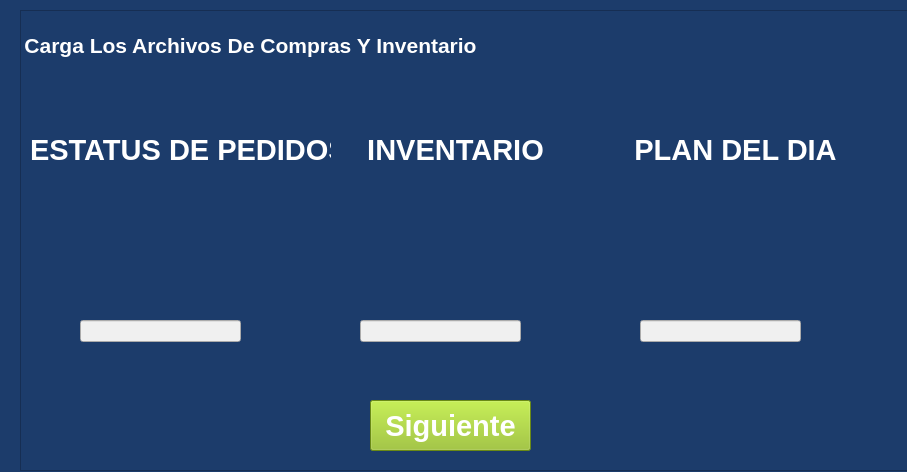
<?xml version="1.0" encoding="UTF-8"?>
<ui version="4.0">
 <class>CargarArchivo</class>
 <widget class="QWidget" name="CargarArchivo">
  <property name="geometry">
   <rect>
    <x>0</x>
    <y>0</y>
    <width>907</width>
    <height>472</height>
   </rect>
  </property>
  <property name="palette">
   <palette>
    <active>
     <colorrole role="WindowText">
      <brush brushstyle="SolidPattern">
       <color alpha="255">
        <red>0</red>
        <green>85</green>
        <blue>127</blue>
       </color>
      </brush>
     </colorrole>
     <colorrole role="Window">
      <brush brushstyle="SolidPattern">
       <color alpha="255">
        <red>28</red>
        <green>60</green>
        <blue>107</blue>
       </color>
      </brush>
     </colorrole>
    </active>
    <inactive>
     <colorrole role="WindowText">
      <brush brushstyle="SolidPattern">
       <color alpha="255">
        <red>0</red>
        <green>85</green>
        <blue>127</blue>
       </color>
      </brush>
     </colorrole>
     <colorrole role="Window">
      <brush brushstyle="SolidPattern">
       <color alpha="255">
        <red>28</red>
        <green>60</green>
        <blue>107</blue>
       </color>
      </brush>
     </colorrole>
    </inactive>
    <disabled>
     <colorrole role="Base">
      <brush brushstyle="SolidPattern">
       <color alpha="255">
        <red>28</red>
        <green>60</green>
        <blue>107</blue>
       </color>
      </brush>
     </colorrole>
     <colorrole role="Window">
      <brush brushstyle="SolidPattern">
       <color alpha="255">
        <red>28</red>
        <green>60</green>
        <blue>107</blue>
       </color>
      </brush>
     </colorrole>
    </disabled>
   </palette>
  </property>
  <property name="windowTitle">
   <string>Cargar Archivos</string>
  </property>
  <property name="styleSheet">
   <string notr="true"/>
  </property>
  <widget class="QFrame" name="frame">
   <property name="geometry">
    <rect>
     <x>20</x>
     <y>10</y>
     <width>921</width>
     <height>461</height>
    </rect>
   </property>
   <property name="palette">
    <palette>
     <active>
      <colorrole role="WindowText">
       <brush brushstyle="SolidPattern">
        <color alpha="255">
         <red>255</red>
         <green>255</green>
         <blue>255</blue>
        </color>
       </brush>
      </colorrole>
      <colorrole role="Button">
       <brush brushstyle="SolidPattern">
        <color alpha="255">
         <red>0</red>
         <green>85</green>
         <blue>127</blue>
        </color>
       </brush>
      </colorrole>
      <colorrole role="Light">
       <brush brushstyle="SolidPattern">
        <color alpha="255">
         <red>0</red>
         <green>128</green>
         <blue>190</blue>
        </color>
       </brush>
      </colorrole>
      <colorrole role="Midlight">
       <brush brushstyle="SolidPattern">
        <color alpha="255">
         <red>0</red>
         <green>106</green>
         <blue>158</blue>
        </color>
       </brush>
      </colorrole>
      <colorrole role="Dark">
       <brush brushstyle="SolidPattern">
        <color alpha="255">
         <red>0</red>
         <green>43</green>
         <blue>63</blue>
        </color>
       </brush>
      </colorrole>
      <colorrole role="Mid">
       <brush brushstyle="SolidPattern">
        <color alpha="255">
         <red>0</red>
         <green>57</green>
         <blue>85</blue>
        </color>
       </brush>
      </colorrole>
      <colorrole role="Text">
       <brush brushstyle="SolidPattern">
        <color alpha="255">
         <red>255</red>
         <green>255</green>
         <blue>255</blue>
        </color>
       </brush>
      </colorrole>
      <colorrole role="BrightText">
       <brush brushstyle="SolidPattern">
        <color alpha="255">
         <red>255</red>
         <green>255</green>
         <blue>255</blue>
        </color>
       </brush>
      </colorrole>
      <colorrole role="ButtonText">
       <brush brushstyle="SolidPattern">
        <color alpha="255">
         <red>255</red>
         <green>255</green>
         <blue>255</blue>
        </color>
       </brush>
      </colorrole>
      <colorrole role="Base">
       <brush brushstyle="SolidPattern">
        <color alpha="255">
         <red>28</red>
         <green>60</green>
         <blue>107</blue>
        </color>
       </brush>
      </colorrole>
      <colorrole role="Window">
       <brush brushstyle="SolidPattern">
        <color alpha="255">
         <red>28</red>
         <green>60</green>
         <blue>107</blue>
        </color>
       </brush>
      </colorrole>
      <colorrole role="Shadow">
       <brush brushstyle="SolidPattern">
        <color alpha="255">
         <red>0</red>
         <green>85</green>
         <blue>0</blue>
        </color>
       </brush>
      </colorrole>
      <colorrole role="AlternateBase">
       <brush brushstyle="SolidPattern">
        <color alpha="255">
         <red>0</red>
         <green>42</green>
         <blue>63</blue>
        </color>
       </brush>
      </colorrole>
      <colorrole role="ToolTipBase">
       <brush brushstyle="SolidPattern">
        <color alpha="255">
         <red>255</red>
         <green>255</green>
         <blue>220</blue>
        </color>
       </brush>
      </colorrole>
      <colorrole role="ToolTipText">
       <brush brushstyle="SolidPattern">
        <color alpha="255">
         <red>0</red>
         <green>85</green>
         <blue>0</blue>
        </color>
       </brush>
      </colorrole>
      <colorrole role="PlaceholderText">
       <brush brushstyle="SolidPattern">
        <color alpha="127">
         <red>255</red>
         <green>255</green>
         <blue>255</blue>
        </color>
       </brush>
      </colorrole>
      <colorrole role="Accent">
       <brush brushstyle="SolidPattern">
        <color alpha="255">
         <red>0</red>
         <green>85</green>
         <blue>0</blue>
        </color>
       </brush>
      </colorrole>
     </active>
     <inactive>
      <colorrole role="WindowText">
       <brush brushstyle="SolidPattern">
        <color alpha="255">
         <red>255</red>
         <green>255</green>
         <blue>255</blue>
        </color>
       </brush>
      </colorrole>
      <colorrole role="Button">
       <brush brushstyle="SolidPattern">
        <color alpha="255">
         <red>0</red>
         <green>85</green>
         <blue>127</blue>
        </color>
       </brush>
      </colorrole>
      <colorrole role="Light">
       <brush brushstyle="SolidPattern">
        <color alpha="255">
         <red>0</red>
         <green>128</green>
         <blue>190</blue>
        </color>
       </brush>
      </colorrole>
      <colorrole role="Midlight">
       <brush brushstyle="SolidPattern">
        <color alpha="255">
         <red>0</red>
         <green>106</green>
         <blue>158</blue>
        </color>
       </brush>
      </colorrole>
      <colorrole role="Dark">
       <brush brushstyle="SolidPattern">
        <color alpha="255">
         <red>0</red>
         <green>43</green>
         <blue>63</blue>
        </color>
       </brush>
      </colorrole>
      <colorrole role="Mid">
       <brush brushstyle="SolidPattern">
        <color alpha="255">
         <red>0</red>
         <green>57</green>
         <blue>85</blue>
        </color>
       </brush>
      </colorrole>
      <colorrole role="Text">
       <brush brushstyle="SolidPattern">
        <color alpha="255">
         <red>255</red>
         <green>255</green>
         <blue>255</blue>
        </color>
       </brush>
      </colorrole>
      <colorrole role="BrightText">
       <brush brushstyle="SolidPattern">
        <color alpha="255">
         <red>255</red>
         <green>255</green>
         <blue>255</blue>
        </color>
       </brush>
      </colorrole>
      <colorrole role="ButtonText">
       <brush brushstyle="SolidPattern">
        <color alpha="255">
         <red>255</red>
         <green>255</green>
         <blue>255</blue>
        </color>
       </brush>
      </colorrole>
      <colorrole role="Base">
       <brush brushstyle="SolidPattern">
        <color alpha="255">
         <red>28</red>
         <green>60</green>
         <blue>107</blue>
        </color>
       </brush>
      </colorrole>
      <colorrole role="Window">
       <brush brushstyle="SolidPattern">
        <color alpha="255">
         <red>28</red>
         <green>60</green>
         <blue>107</blue>
        </color>
       </brush>
      </colorrole>
      <colorrole role="Shadow">
       <brush brushstyle="SolidPattern">
        <color alpha="255">
         <red>0</red>
         <green>85</green>
         <blue>0</blue>
        </color>
       </brush>
      </colorrole>
      <colorrole role="HighlightedText">
       <brush brushstyle="SolidPattern">
        <color alpha="255">
         <red>85</red>
         <green>170</green>
         <blue>0</blue>
        </color>
       </brush>
      </colorrole>
      <colorrole role="AlternateBase">
       <brush brushstyle="SolidPattern">
        <color alpha="255">
         <red>0</red>
         <green>42</green>
         <blue>63</blue>
        </color>
       </brush>
      </colorrole>
      <colorrole role="ToolTipBase">
       <brush brushstyle="SolidPattern">
        <color alpha="255">
         <red>255</red>
         <green>255</green>
         <blue>220</blue>
        </color>
       </brush>
      </colorrole>
      <colorrole role="ToolTipText">
       <brush brushstyle="SolidPattern">
        <color alpha="255">
         <red>0</red>
         <green>85</green>
         <blue>0</blue>
        </color>
       </brush>
      </colorrole>
      <colorrole role="PlaceholderText">
       <brush brushstyle="SolidPattern">
        <color alpha="127">
         <red>255</red>
         <green>255</green>
         <blue>255</blue>
        </color>
       </brush>
      </colorrole>
      <colorrole role="Accent">
       <brush brushstyle="SolidPattern">
        <color alpha="255">
         <red>0</red>
         <green>85</green>
         <blue>0</blue>
        </color>
       </brush>
      </colorrole>
     </inactive>
     <disabled>
      <colorrole role="WindowText">
       <brush brushstyle="SolidPattern">
        <color alpha="255">
         <red>0</red>
         <green>43</green>
         <blue>63</blue>
        </color>
       </brush>
      </colorrole>
      <colorrole role="Button">
       <brush brushstyle="SolidPattern">
        <color alpha="255">
         <red>0</red>
         <green>85</green>
         <blue>127</blue>
        </color>
       </brush>
      </colorrole>
      <colorrole role="Light">
       <brush brushstyle="SolidPattern">
        <color alpha="255">
         <red>0</red>
         <green>128</green>
         <blue>190</blue>
        </color>
       </brush>
      </colorrole>
      <colorrole role="Midlight">
       <brush brushstyle="SolidPattern">
        <color alpha="255">
         <red>0</red>
         <green>106</green>
         <blue>158</blue>
        </color>
       </brush>
      </colorrole>
      <colorrole role="Dark">
       <brush brushstyle="SolidPattern">
        <color alpha="255">
         <red>0</red>
         <green>43</green>
         <blue>63</blue>
        </color>
       </brush>
      </colorrole>
      <colorrole role="Mid">
       <brush brushstyle="SolidPattern">
        <color alpha="255">
         <red>0</red>
         <green>57</green>
         <blue>85</blue>
        </color>
       </brush>
      </colorrole>
      <colorrole role="Text">
       <brush brushstyle="SolidPattern">
        <color alpha="255">
         <red>0</red>
         <green>43</green>
         <blue>63</blue>
        </color>
       </brush>
      </colorrole>
      <colorrole role="BrightText">
       <brush brushstyle="SolidPattern">
        <color alpha="255">
         <red>255</red>
         <green>255</green>
         <blue>255</blue>
        </color>
       </brush>
      </colorrole>
      <colorrole role="ButtonText">
       <brush brushstyle="SolidPattern">
        <color alpha="255">
         <red>0</red>
         <green>43</green>
         <blue>63</blue>
        </color>
       </brush>
      </colorrole>
      <colorrole role="Base">
       <brush brushstyle="SolidPattern">
        <color alpha="255">
         <red>28</red>
         <green>60</green>
         <blue>107</blue>
        </color>
       </brush>
      </colorrole>
      <colorrole role="Window">
       <brush brushstyle="SolidPattern">
        <color alpha="255">
         <red>28</red>
         <green>60</green>
         <blue>107</blue>
        </color>
       </brush>
      </colorrole>
      <colorrole role="Shadow">
       <brush brushstyle="SolidPattern">
        <color alpha="255">
         <red>0</red>
         <green>85</green>
         <blue>0</blue>
        </color>
       </brush>
      </colorrole>
      <colorrole role="AlternateBase">
       <brush brushstyle="SolidPattern">
        <color alpha="255">
         <red>0</red>
         <green>85</green>
         <blue>127</blue>
        </color>
       </brush>
      </colorrole>
      <colorrole role="ToolTipBase">
       <brush brushstyle="SolidPattern">
        <color alpha="255">
         <red>255</red>
         <green>255</green>
         <blue>220</blue>
        </color>
       </brush>
      </colorrole>
      <colorrole role="ToolTipText">
       <brush brushstyle="SolidPattern">
        <color alpha="255">
         <red>0</red>
         <green>85</green>
         <blue>0</blue>
        </color>
       </brush>
      </colorrole>
      <colorrole role="PlaceholderText">
       <brush brushstyle="SolidPattern">
        <color alpha="127">
         <red>0</red>
         <green>43</green>
         <blue>63</blue>
        </color>
       </brush>
      </colorrole>
      <colorrole role="Accent">
       <brush brushstyle="SolidPattern">
        <color alpha="255">
         <red>0</red>
         <green>85</green>
         <blue>0</blue>
        </color>
       </brush>
      </colorrole>
     </disabled>
    </palette>
   </property>
   <property name="frameShape">
    <enum>QFrame::Shape::StyledPanel</enum>
   </property>
   <property name="frameShadow">
    <enum>QFrame::Shadow::Raised</enum>
   </property>
   <widget class="QLabel" name="label">
    <property name="geometry">
     <rect>
      <x>0</x>
      <y>20</y>
      <width>461</width>
      <height>31</height>
     </rect>
    </property>
    <property name="text">
     <string>&lt;html&gt;&lt;head/&gt;&lt;body&gt;&lt;p align=&quot;center&quot;&gt;&lt;span style=&quot; font-size:16pt; font-weight:700;&quot;&gt;Carga Los Archivos De Compras Y Inventario&lt;/span&gt;&lt;/p&gt;&lt;/body&gt;&lt;/html&gt;</string>
    </property>
   </widget>
   <widget class="QPushButton" name="BotonStatus">
    <property name="geometry">
     <rect>
      <x>230</x>
      <y>300</y>
      <width>41</width>
      <height>41</height>
     </rect>
    </property>
    <property name="styleSheet">
     <string notr="true">
QPushButton:hover
{
	border-style: solid;
   	background-color:#bbdefb;

}

QPushButton:pressed
{
	 	background-color:#0069c0;
}</string>
    </property>
    <property name="text">
     <string/>
    </property>
    <property name="icon">
     <iconset>
      <normaloff>../assets/SubidaDeArchivosIcon.png</normaloff>../assets/SubidaDeArchivosIcon.png</iconset>
    </property>
    <property name="iconSize">
     <size>
      <width>35</width>
      <height>35</height>
     </size>
    </property>
    <property name="flat">
     <bool>true</bool>
    </property>
   </widget>
   <widget class="QLabel" name="label_2">
    <property name="geometry">
     <rect>
      <x>10</x>
      <y>120</y>
      <width>301</width>
      <height>41</height>
     </rect>
    </property>
    <property name="text">
     <string>&lt;html&gt;&lt;head/&gt;&lt;body&gt;&lt;p align=&quot;center&quot;&gt;&lt;span style=&quot; font-size:22pt; font-weight:700;&quot;&gt;ESTATUS DE PEDIDOS&lt;/span&gt;&lt;/p&gt;&lt;/body&gt;&lt;/html&gt;</string>
    </property>
   </widget>
   <widget class="QLineEdit" name="StatusLine">
    <property name="geometry">
     <rect>
      <x>60</x>
      <y>310</y>
      <width>161</width>
      <height>22</height>
     </rect>
    </property>
    <property name="styleSheet">
     <string notr="true">QLineEdit {
        background-color: #f0f0f0;  /* Color de fondo */
        color: #333333;              /* Color del texto */

    }
    
    QLineEdit:focus {
        border: 1px solid #0069c0;   /* Borde cuando está enfocado */
        background-color: #ffffff;   /* Color de fondo cuando está enfocado */
    }</string>
    </property>
   </widget>
   <widget class="QLabel" name="label_3">
    <property name="geometry">
     <rect>
      <x>90</x>
      <y>170</y>
      <width>111</width>
      <height>121</height>
     </rect>
    </property>
    <property name="text">
     <string/>
    </property>
    <property name="pixmap">
     <pixmap>../assets/ArchivoExcelSubida.png</pixmap>
    </property>
    <property name="scaledContents">
     <bool>true</bool>
    </property>
   </widget>
   <widget class="QLabel" name="label_4">
    <property name="geometry">
     <rect>
      <x>320</x>
      <y>115</y>
      <width>231</width>
      <height>51</height>
     </rect>
    </property>
    <property name="text">
     <string>&lt;html&gt;&lt;head/&gt;&lt;body&gt;&lt;p align=&quot;center&quot;&gt;&lt;span style=&quot; font-size:22pt; font-weight:700;&quot;&gt;INVENTARIO&lt;/span&gt;&lt;/p&gt;&lt;/body&gt;&lt;/html&gt;</string>
    </property>
   </widget>
   <widget class="QLabel" name="label_5">
    <property name="geometry">
     <rect>
      <x>370</x>
      <y>170</y>
      <width>111</width>
      <height>121</height>
     </rect>
    </property>
    <property name="text">
     <string/>
    </property>
    <property name="pixmap">
     <pixmap>../assets/ArchivoExcelSubida.png</pixmap>
    </property>
    <property name="scaledContents">
     <bool>true</bool>
    </property>
   </widget>
   <widget class="QPushButton" name="BotonInventario">
    <property name="geometry">
     <rect>
      <x>510</x>
      <y>300</y>
      <width>41</width>
      <height>41</height>
     </rect>
    </property>
    <property name="styleSheet">
     <string notr="true">
QPushButton:hover
{
	border-style: solid;
   	background-color:#bbdefb;

}

QPushButton:pressed
{
	 	background-color:#0069c0;
}</string>
    </property>
    <property name="text">
     <string/>
    </property>
    <property name="icon">
     <iconset>
      <normaloff>../assets/SubidaDeArchivosIcon.png</normaloff>../assets/SubidaDeArchivosIcon.png</iconset>
    </property>
    <property name="iconSize">
     <size>
      <width>35</width>
      <height>35</height>
     </size>
    </property>
    <property name="flat">
     <bool>true</bool>
    </property>
   </widget>
   <widget class="QLineEdit" name="InventarioLine">
    <property name="geometry">
     <rect>
      <x>340</x>
      <y>310</y>
      <width>161</width>
      <height>22</height>
     </rect>
    </property>
    <property name="styleSheet">
     <string notr="true">QLineEdit {
        background-color: #f0f0f0;  /* Color de fondo */
        color: #333333;              /* Color del texto */

    }
    
    QLineEdit:focus {
        border: 1px solid #0069c0;   /* Borde cuando está enfocado */
        background-color: #ffffff;   /* Color de fondo cuando está enfocado */
    }</string>
    </property>
   </widget>
   <widget class="QPushButton" name="BotonAceptar">
    <property name="geometry">
     <rect>
      <x>350</x>
      <y>390</y>
      <width>161</width>
      <height>51</height>
     </rect>
    </property>
    <property name="palette">
     <palette>
      <active>
       <colorrole role="WindowText">
        <brush brushstyle="SolidPattern">
         <color alpha="255">
          <red>255</red>
          <green>255</green>
          <blue>255</blue>
         </color>
        </brush>
       </colorrole>
       <colorrole role="Button">
        <brush brushstyle="SolidPattern">
         <color alpha="255">
          <red>148</red>
          <green>193</green>
          <blue>30</blue>
         </color>
        </brush>
       </colorrole>
       <colorrole role="Text">
        <brush brushstyle="SolidPattern">
         <color alpha="255">
          <red>255</red>
          <green>255</green>
          <blue>255</blue>
         </color>
        </brush>
       </colorrole>
       <colorrole role="ButtonText">
        <brush brushstyle="SolidPattern">
         <color alpha="255">
          <red>85</red>
          <green>170</green>
          <blue>0</blue>
         </color>
        </brush>
       </colorrole>
       <colorrole role="Base">
        <brush brushstyle="SolidPattern">
         <color alpha="255">
          <red>148</red>
          <green>193</green>
          <blue>30</blue>
         </color>
        </brush>
       </colorrole>
       <colorrole role="Window">
        <brush brushstyle="SolidPattern">
         <color alpha="255">
          <red>148</red>
          <green>193</green>
          <blue>30</blue>
         </color>
        </brush>
       </colorrole>
       <colorrole role="PlaceholderText">
        <brush brushstyle="SolidPattern">
         <color alpha="128">
          <red>255</red>
          <green>255</green>
          <blue>255</blue>
         </color>
        </brush>
       </colorrole>
      </active>
      <inactive>
       <colorrole role="WindowText">
        <brush brushstyle="SolidPattern">
         <color alpha="255">
          <red>255</red>
          <green>255</green>
          <blue>255</blue>
         </color>
        </brush>
       </colorrole>
       <colorrole role="Button">
        <brush brushstyle="SolidPattern">
         <color alpha="255">
          <red>148</red>
          <green>193</green>
          <blue>30</blue>
         </color>
        </brush>
       </colorrole>
       <colorrole role="Text">
        <brush brushstyle="SolidPattern">
         <color alpha="255">
          <red>255</red>
          <green>255</green>
          <blue>255</blue>
         </color>
        </brush>
       </colorrole>
       <colorrole role="ButtonText">
        <brush brushstyle="SolidPattern">
         <color alpha="255">
          <red>85</red>
          <green>170</green>
          <blue>0</blue>
         </color>
        </brush>
       </colorrole>
       <colorrole role="Base">
        <brush brushstyle="SolidPattern">
         <color alpha="255">
          <red>148</red>
          <green>193</green>
          <blue>30</blue>
         </color>
        </brush>
       </colorrole>
       <colorrole role="Window">
        <brush brushstyle="SolidPattern">
         <color alpha="255">
          <red>148</red>
          <green>193</green>
          <blue>30</blue>
         </color>
        </brush>
       </colorrole>
       <colorrole role="PlaceholderText">
        <brush brushstyle="SolidPattern">
         <color alpha="128">
          <red>255</red>
          <green>255</green>
          <blue>255</blue>
         </color>
        </brush>
       </colorrole>
      </inactive>
      <disabled>
       <colorrole role="WindowText">
        <brush brushstyle="SolidPattern">
         <color alpha="255">
          <red>255</red>
          <green>255</green>
          <blue>255</blue>
         </color>
        </brush>
       </colorrole>
       <colorrole role="Button">
        <brush brushstyle="SolidPattern">
         <color alpha="255">
          <red>148</red>
          <green>193</green>
          <blue>30</blue>
         </color>
        </brush>
       </colorrole>
       <colorrole role="Text">
        <brush brushstyle="SolidPattern">
         <color alpha="255">
          <red>255</red>
          <green>255</green>
          <blue>255</blue>
         </color>
        </brush>
       </colorrole>
       <colorrole role="ButtonText">
        <brush brushstyle="SolidPattern">
         <color alpha="255">
          <red>255</red>
          <green>255</green>
          <blue>255</blue>
         </color>
        </brush>
       </colorrole>
       <colorrole role="Base">
        <brush brushstyle="SolidPattern">
         <color alpha="255">
          <red>148</red>
          <green>193</green>
          <blue>30</blue>
         </color>
        </brush>
       </colorrole>
       <colorrole role="Window">
        <brush brushstyle="SolidPattern">
         <color alpha="255">
          <red>148</red>
          <green>193</green>
          <blue>30</blue>
         </color>
        </brush>
       </colorrole>
       <colorrole role="PlaceholderText">
        <brush brushstyle="SolidPattern">
         <color alpha="128">
          <red>255</red>
          <green>255</green>
          <blue>255</blue>
         </color>
        </brush>
       </colorrole>
      </disabled>
     </palette>
    </property>
    <property name="font">
     <font>
      <pointsize>22</pointsize>
      <bold>true</bold>
     </font>
    </property>
    <property name="styleSheet">
     <string notr="true">QPushButton {
    background-color: #94c11e;
    color: white;
}
QPushButton:hover {
    background-color: #94c11e;
    color: white;
}
</string>
    </property>
    <property name="text">
     <string>Siguiente</string>
    </property>
   </widget>
   <widget class="QPushButton" name="BotonPLanDay">
    <property name="geometry">
     <rect>
      <x>790</x>
      <y>300</y>
      <width>41</width>
      <height>41</height>
     </rect>
    </property>
    <property name="styleSheet">
     <string notr="true">
QPushButton:hover
{
	border-style: solid;
   	background-color:#bbdefb;

}

QPushButton:pressed
{
	 	background-color:#0069c0;
}</string>
    </property>
    <property name="text">
     <string/>
    </property>
    <property name="icon">
     <iconset>
      <normaloff>../assets/SubidaDeArchivosIcon.png</normaloff>../assets/SubidaDeArchivosIcon.png</iconset>
    </property>
    <property name="iconSize">
     <size>
      <width>35</width>
      <height>35</height>
     </size>
    </property>
    <property name="flat">
     <bool>true</bool>
    </property>
   </widget>
   <widget class="QLineEdit" name="PlanDayLine">
    <property name="geometry">
     <rect>
      <x>620</x>
      <y>310</y>
      <width>161</width>
      <height>22</height>
     </rect>
    </property>
    <property name="styleSheet">
     <string notr="true">QLineEdit {
        background-color: #f0f0f0;  /* Color de fondo */
        color: #333333;              /* Color del texto */

    }
    
    QLineEdit:focus {
        border: 1px solid #0069c0;   /* Borde cuando está enfocado */
        background-color: #ffffff;   /* Color de fondo cuando está enfocado */
    }</string>
    </property>
   </widget>
   <widget class="QLabel" name="label_6">
    <property name="geometry">
     <rect>
      <x>650</x>
      <y>170</y>
      <width>111</width>
      <height>121</height>
     </rect>
    </property>
    <property name="text">
     <string/>
    </property>
    <property name="pixmap">
     <pixmap>../assets/ArchivoExcelSubida.png</pixmap>
    </property>
    <property name="scaledContents">
     <bool>true</bool>
    </property>
   </widget>
   <widget class="QLabel" name="label_7">
    <property name="geometry">
     <rect>
      <x>590</x>
      <y>120</y>
      <width>251</width>
      <height>41</height>
     </rect>
    </property>
    <property name="text">
     <string>&lt;html&gt;&lt;head/&gt;&lt;body&gt;&lt;p align=&quot;center&quot;&gt;&lt;span style=&quot; font-size:22pt; font-weight:700;&quot;&gt;PLAN DEL DIA&lt;/span&gt;&lt;/p&gt;&lt;/body&gt;&lt;/html&gt;</string>
    </property>
   </widget>
  </widget>
 </widget>
 <resources/>
 <connections/>
</ui>
